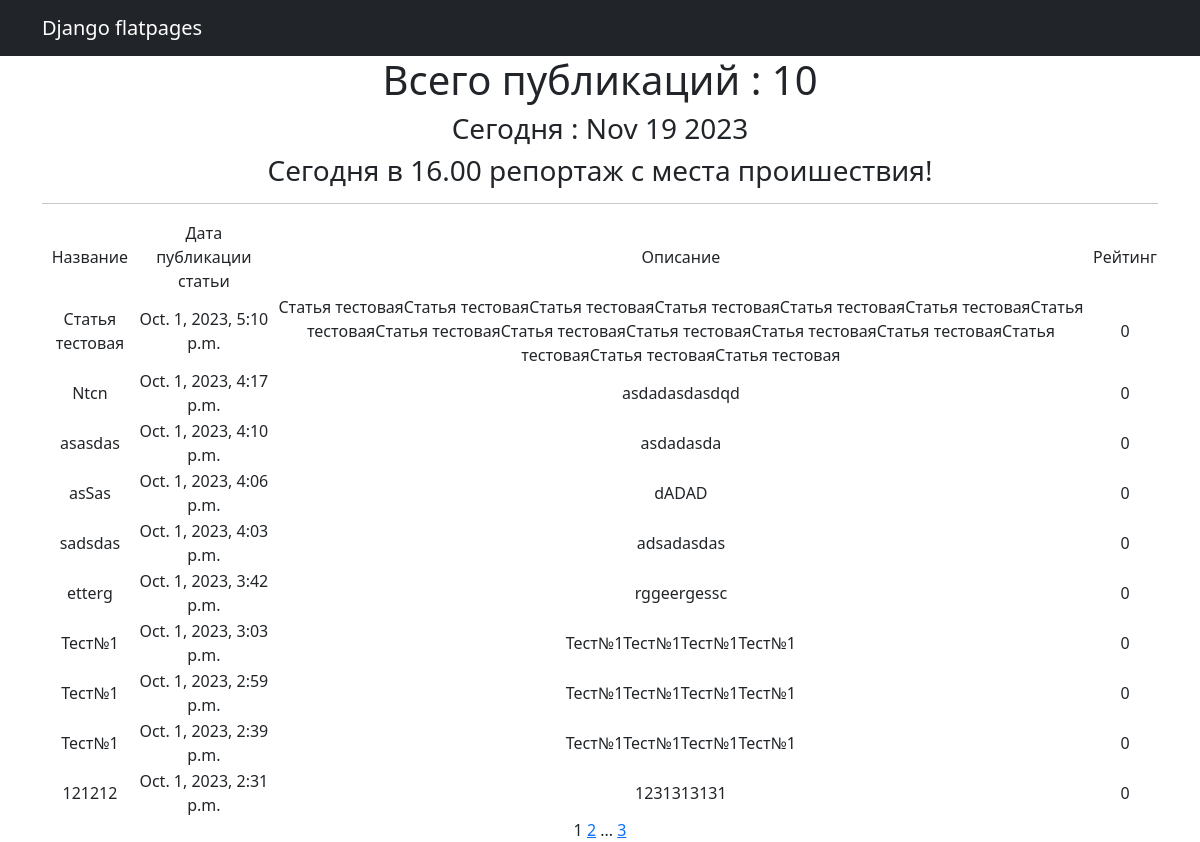
Before: /home/ with the older database file.
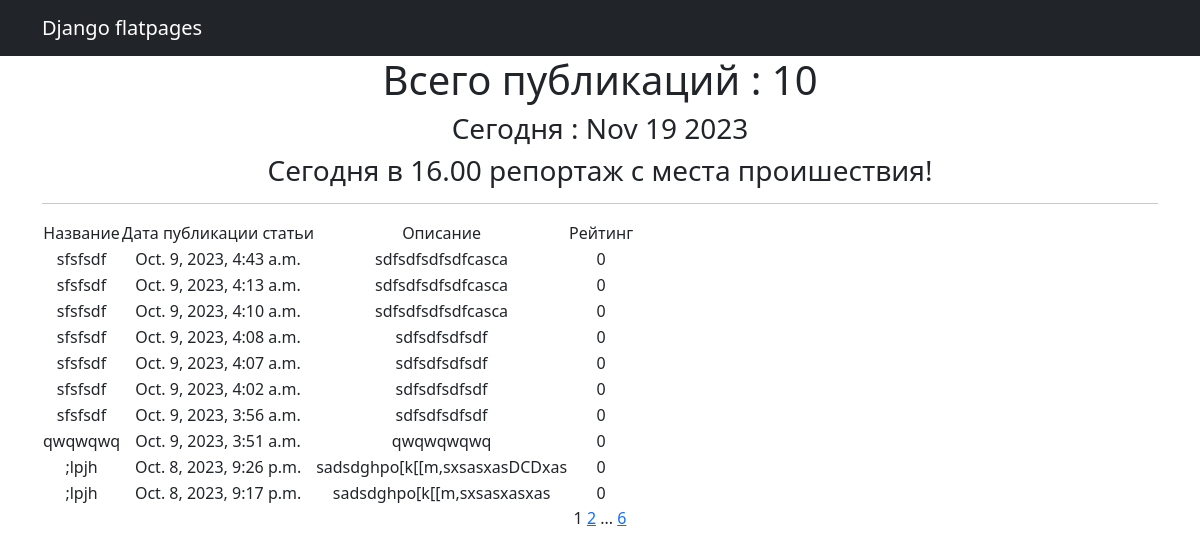
After: the same page with the newer database file.
### news/models.py (models this page shows, shortened)
class Post(models.Model):
    author = models.ForeignKey(Author, on_delete=models.CASCADE)
    NEWS = "NW"
    ARTICLE = "AR"
    CATEGORY_CHOICES = (
        (NEWS, 'Новость'),
        (ARTICLE, 'Статья')
    )
    categoryType = models.CharField(max_length=2, choices=CATEGORY_CHOICES, default=ARTICLE)
    dateCreation = models.DateTimeField(auto_now_add=True)
    postCategory = models.ManyToManyField(Category, through='PostCategory')
    title = models.CharField(max_length=128)
    text = models.TextField()
    rating = models.SmallIntegerField(default=0)
    def __str__(self):
        return f'{self.title}'
    """Класс для списка Постов "от свежих к старым"."""

### news/views.py (the view)
# urls.py: path('', PostList.as_view(), name='post_list'),
class PostList(ListView):
    model = Post
    template_name = 'posts.html'
    context_object_name = 'posts'
    ordering = ['-dateCreation']
    paginate_by = 10
    def get_queryset(self):
        queryset = super().get_queryset()
        self.filterset =PostFilter(self.request.GET, queryset)
        return self.filterset.qs
    def get_context_data(self, **kwargs):
        context = super().get_context_data(**kwargs)
        context['time_now'] = datetime.utcnow()
        context['fresh_news'] = "Сегодня в 16.00 репортаж с места проишествия!"
        return context

### news/templatetags/custom_filters.py (called while the page is built)
@register.simple_tag(takes_context=True)
def url_replace(context, **kwargs):
   d = context['request'].GET.copy()
   for k, v in kwargs.items():
       d[k] = v
   return d.urlencode()

### templates/posts.html (shortened to what this page needs)
{% extends 'flatpages/default.html' %}
{% load custom_filters %}
{% load cache %}
{% block content %}
{% cache 60 header %}
   <h1>Всего публикаций : {{posts|length}}</h1>
   <h3>Сегодня : {{ time_now|date:'M d Y' }} </h3>
   <h3> {{ fresh_news|default_if_none:"Обновляйте наше приложение, чтобы не пропустить свежие новости!" }} </h3>
{% endcache %}
   <hr>
   {% if posts %}
       <table>
           <tr>
               <td>Название</td>
               <td>Дата публикации статьи</td>
               <td>Описание</td>
               <td>Рейтинг</td>
           </tr>
           {% for p in posts %}
           <tr>
               <td>{{ p }}</td>
               <td>{{ p.dateCreation }}</td>
               <td>{{ p.text|truncatewords:20 }}</td></td>
               <td>{{ p.rating }}</td>
           </tr>
           {% endfor %}
       </table>
   {% else %}
       <h2>Статей нет!</h2>
   {% endif %}
   {{ page_obj.number }}
   {% if page_obj.has_next %}
       <a href="?{% url_replace page=page_obj.next_page_number %}">{{ page_obj.next_page_number }}</a>
       {% if paginator.num_pages != page_obj.next_page_number %}
           ...
           <a href="?{% url_replace page=page_obj.paginator.num_pages %}">{{ page_obj.paginator.num_pages }}</a>
       {% endif %}
   {% endif %}
{% endblock content %}

Changed rows visible on the page:
no longer on this page (row unchanged): Post: title "Статья тестовая", dateCreation "Oct. 1, 2023, 5:10 p.m.", text "Статья тестоваяСтатья тестоваяСтатья тестоваяСтатья тестоваяСтатья тестоваяСтатья тестоваяСтатья тестоваяСтатья тестоваяСтатья тестоваяСтатья тестоваяСтатья тестоваяСтатья тестоваяСтатья тестоваяСтатья тестоваяСтатья тестовая", rating "0"
no longer on this page (row unchanged): Post: title "Ntcn", dateCreation "Oct. 1, 2023, 4:17 p.m.", text "asdadasdasdqd", rating "0"
no longer on this page (row unchanged): Post: title "asasdas", dateCreation "Oct. 1, 2023, 4:10 p.m.", text "asdadasda", rating "0"
no longer on this page (row unchanged): Post: title "asSas", dateCreation "Oct. 1, 2023, 4:06 p.m.", text "dADAD", rating "0"
no longer on this page (row unchanged): Post: title "sadsdas", dateCreation "Oct. 1, 2023, 4:03 p.m.", text "adsadasdas", rating "0"
no longer on this page (row unchanged): Post: title "etterg", dateCreation "Oct. 1, 2023, 3:42 p.m.", text "rggeergessc", rating "0"
no longer on this page (row unchanged): Post: title "Тест№1", dateCreation "Oct. 1, 2023, 3:03 p.m.", text "Тест№1Тест№1Тест№1Тест№1", rating "0"
no longer on this page (row unchanged): Post: title "Тест№1", dateCreation "Oct. 1, 2023, 2:59 p.m.", text "Тест№1Тест№1Тест№1Тест№1", rating "0"
no longer on this page (row unchanged): Post: title "Тест№1", dateCreation "Oct. 1, 2023, 2:39 p.m.", text "Тест№1Тест№1Тест№1Тест№1", rating "0"
no longer on this page (row unchanged): Post: title "121212", dateCreation "Oct. 1, 2023, 2:31 p.m.", text "1231313131", rating "0"
added Post: title "sfsfsdf", dateCreation "Oct. 9, 2023, 4:43 a.m.", text "sdfsdfsdfsdfcasca", rating "0"
added Post: title "sfsfsdf", dateCreation "Oct. 9, 2023, 4:13 a.m.", text "sdfsdfsdfsdfcasca", rating "0"
added Post: title "sfsfsdf", dateCreation "Oct. 9, 2023, 4:10 a.m.", text "sdfsdfsdfsdfcasca", rating "0"
added Post: title "sfsfsdf", dateCreation "Oct. 9, 2023, 4:08 a.m.", text "sdfsdfsdfsdf", rating "0"
added Post: title "sfsfsdf", dateCreation "Oct. 9, 2023, 4:07 a.m.", text "sdfsdfsdfsdf", rating "0"
added Post: title "sfsfsdf", dateCreation "Oct. 9, 2023, 4:02 a.m.", text "sdfsdfsdfsdf", rating "0"
added Post: title "sfsfsdf", dateCreation "Oct. 9, 2023, 3:56 a.m.", text "sdfsdfsdfsdf", rating "0"
added Post: title "qwqwqwq", dateCreation "Oct. 9, 2023, 3:51 a.m.", text "qwqwqwqwq", rating "0"
added Post: title ";lpjh", dateCreation "Oct. 8, 2023, 9:26 p.m.", text "sadsdghpo[k[[m,sxsasxasDCDxas", rating "0"
added Post: title ";lpjh", dateCreation "Oct. 8, 2023, 9:17 p.m.", text "sadsdghpo[k[[m,sxsasxasxas", rating "0"
Other visible differences:
{{ page_obj.paginator.num_pages }}: "3" → "6"
